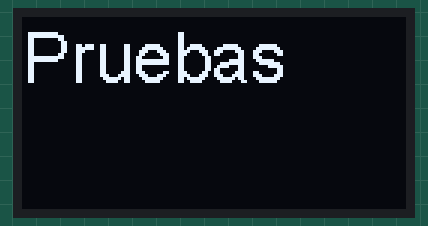
A sketch run on a simulated ESP8266 (NodeMCU). On the bench: 128×64 one-colour display.

Above: at 0.1 s.

The sketch:

oled_test.ino
```cpp
// (licence header left out)
#include "SSD1306Wire.h"


SSD1306Wire display(0x3c, 5, 4);
void setup() {
    display.init();// obligatorio

    display.setTextAlignment(TEXT_ALIGN_LEFT);
    display.setFont(ArialMT_Plain_24);
    display.drawString(0, 0, "Pruebas");
    display.display();
}

void loop() {
  // put your main code here, to run repeatedly:

}
```
